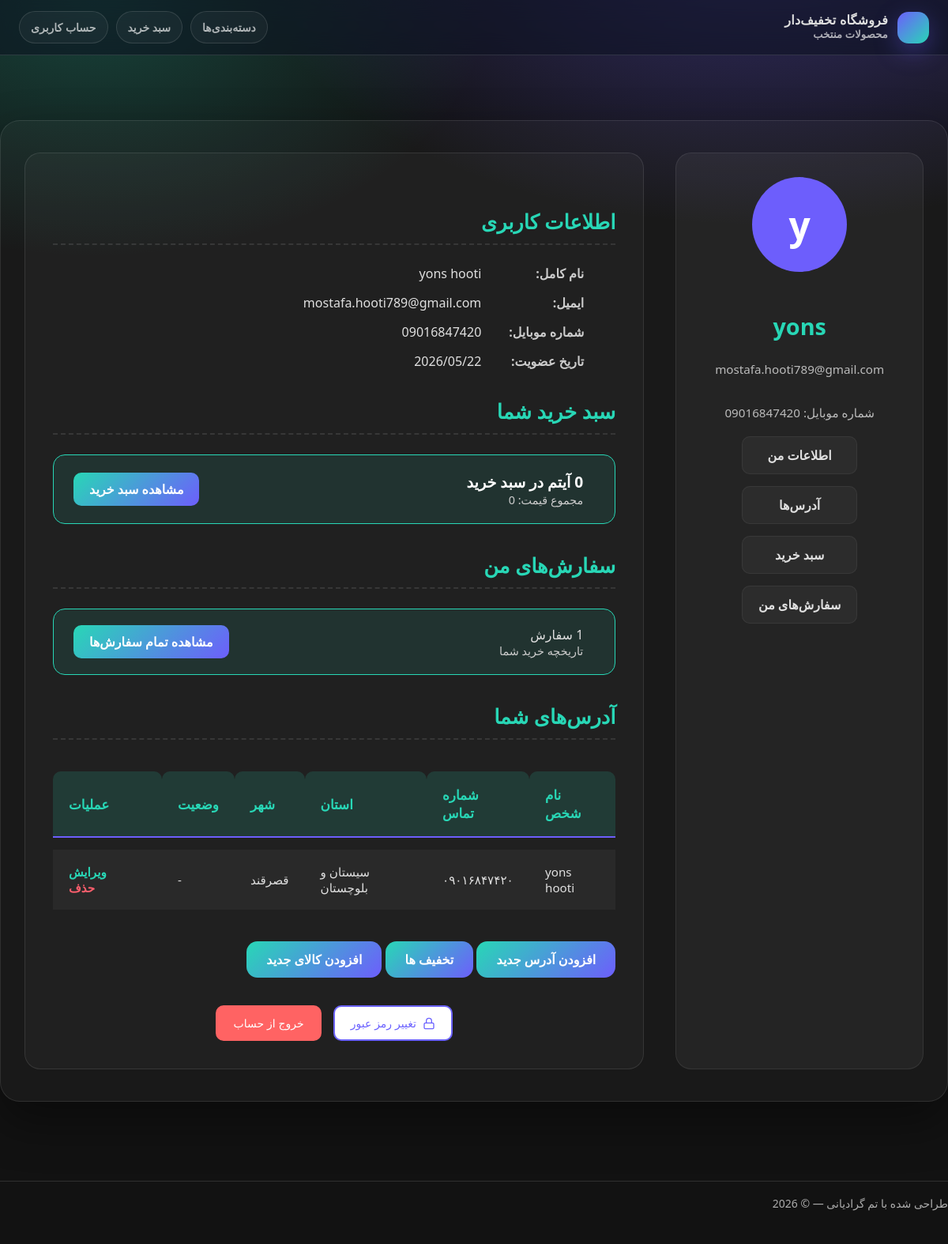
/account/profile/ (signed in), run on an earlier commit of the app's database.
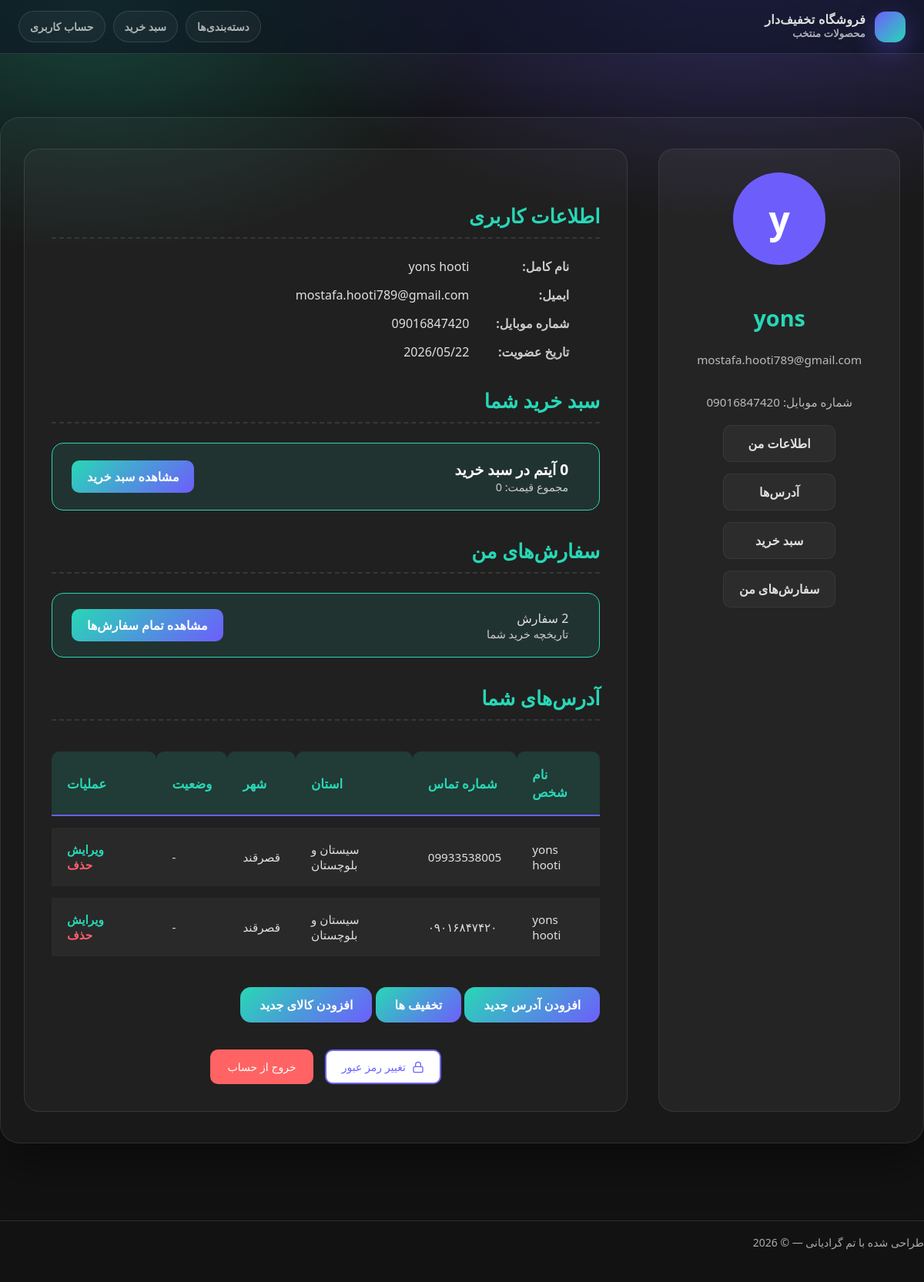
And on a later commit of the database.
### account/models.py (models this page shows, shortened)
class AddressUser(models.Model):
    user = models.ForeignKey(User, on_delete=models.CASCADE, related_name='user', verbose_name="کاربر")
    phone_number = models.CharField(max_length=11, null=True, blank=True, verbose_name="شماره")
    first_name = models.CharField(max_length=55, verbose_name='اسم', null=True, blank=True)
    last_name = models.CharField(max_length=55, verbose_name='فامیل', null=True, blank=True)
    province = models.CharField(max_length=255, null=True, blank=True, verbose_name="استان")
    city = models.CharField(max_length=255, null=True, blank=True, verbose_name="شهر")
    cod_post = models.CharField(max_length=10, null=True, blank=True, verbose_name="کد پستی")
    created_at = models.DateTimeField(auto_now_add=True)
    updated_at = models.DateTimeField(auto_now=True)
    class Meta:
        ordering = ['-created_at']
        indexes = [
            models.Index(fields=["-created_at"]),
        ]

class User(AbstractBaseUser, PermissionsMixin):
    phone = models.CharField(max_length=11, unique=True, verbose_name='شماره')
    email = models.EmailField(unique=True,null=True,blank=True,verbose_name="ایمیل")
    first_name = models.CharField(max_length=55, null=True, blank=True, verbose_name='اسم')
    last_name = models.CharField(max_length=55, null=True, blank=True, verbose_name='فامیل')
    is_active = models.BooleanField(default=True)
    is_staff = models.BooleanField(default=False)
    created_at = models.DateTimeField(auto_now_add=True)
    updated_at = models.DateTimeField(auto_now=True)
    date_joined = models.DateTimeField(default=timezone.now)
    manager = UserManager()
    USERNAME_FIELD = 'phone'
    REQUIRED_FIELDS = ["first_name", 'last_name']
    class Meta:
        ordering = ['-created_at']
        indexes = [
            models.Index(fields=["-created_at"]),
        ]

### account/views.py (the view, shortened to what this page needs)
# urls.py: path('profile/', views.ProfileView.as_view(), name='profile'),
class ProfileView(UserPassesTestMixin, generic.TemplateView):
    template_name = 'account/profile.html'
    def test_func(self):
        if not self.request.user.is_authenticated:
            return False
        return True
    def get_context_data(self, **kwargs):
        try:
            context = super().get_context_data(**kwargs)
            context['address_user'] = AddressUser.objects.filter(user=self.request.user)
            cart = Cart(self.request)
            order = Order.objects.filter(user=self.request.user)
            context['orders_count'] = len(order)
            context["total_price"] = cart.total_price()
            context["cart_item_count"] = cart.get_item_count()
            return context
        except Exception as e:
            logging.error(f"مشکل در دریافت اطلاعات اطلاعت کاربر {e} ", exc_info=True)
            raise Exception("مشکل در دریافت اطلاعات اطلاعت کاربر ")

### cart/cart.py (called while the page is built)
    def total_price(self):
        total = []
        for i, j in self.cart.items():
            total.append(int(j['old_price']) * int(j['quantity']))
        return sum(total)

    def get_item_count(self):
        return len(self.cart)

### cart/context_processors.py (called while the page is built)
def cart(request):
    return {'cart': Cart(request)}

### account/templates/account/profile.html (shortened to what the changed rows need)
{% extends "parent/base.html" %}
{% block content %}
<div class="profile-container">
    <div class="profile-content">
        <section id="addresses" class="profile-section">
            <div class="address-table-wrapper">
                <table class="address-table">
                    <thead>
                    <tr>
                        <th>نام شخص</th>
                        <th>شماره تماس</th>
                        <th>استان</th>
                        <th>شهر</th>
                        <th>وضعیت</th>
                        <th>عملیات</th>
                    </tr>
                    </thead>
                    <tbody>
                    {% for address in address_user %}
                    <tr>
                        <td>{{ address.user.first_name }} {{ address.user.last_name }}</td>
                        <td>{{ address.phone_number }}</td>
                        <td>{{ address.province }}</td>
                        <td>{{ address.city }}</td>
                        <td>
                            {% if address.is_default %}
                            <span class="badge-default">پیش‌فرض</span>
                            {% else %}
                            -
                            {% endif %}
                        </td>
                        <td class="actions">
                            <a href="{% url 'account:edit_address' address.pk %}" class="edit-link"> ویرایش</a>
                            <a href="{% url 'account:delete_address' address.pk %}"
                               onclick="return confirm('آیا از حذف این آدرس مطمئن هستید؟');" class="delete-link"> حذف</a>
                        </td>
                    </tr>
                    {% empty %}
                    <tr>
                        <td colspan="6" style="text-align: center; padding: 30px;">هیچ آدرسی ثبت نشده است.</td>
                    </tr>
                    {% endfor %}
                    </tbody>
                </table>
            </div>
        </section>
    </div>
</div>
{% endblock %}

What changed in the data, as far as the page shows it:
added AddressUser: user.first_name "yons", user.last_name "hooti", phone_number "09933538005", province "سیستان و بلوچستان", city "قصرقند"
